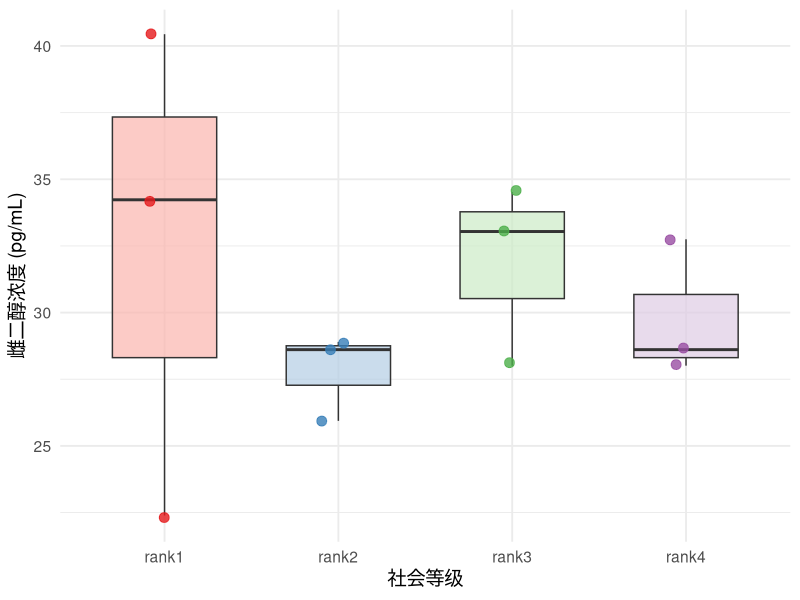

Reproduce this figure in R.
# 加载包
library(tidyverse)
library(rstatix)
library(ggpubr)

# ---------------------- 数据准备 ----------------------
data <- data.frame(
  Rank = factor(rep(c("rank1", "rank2", "rank3", "rank4"), each = 3)),
  Estradiol = c(
    34.23,22.39,40.44,   # rank1
    25.94,28.90,28.61,   # rank2
    34.52,33.04,28.01,   # rank3
    28.01,28.61,32.75    # rank4
  )
)

# ---------------------- 统计检验 ----------------------
# 正态性检验
norm_test <- data %>% 
  group_by(Rank) %>% 
  shapiro_test(Estradiol)

# 方差齐性检验
var_test <- levene_test(data, Estradiol ~ Rank)

# 自动选择检验方法
if (all(norm_test$p > 0.05) && var_test$p > 0.05) {
  res.aov <- aov(Estradiol ~ Rank, data = data)
  posthoc <- tukey_hsd(res.aov)
  method_text <- "ANOVA with Tukey HSD"
} else {
  res.kruskal <- kruskal_test(data, Estradiol ~ Rank)
  posthoc <- dunn_test(data, Estradiol ~ Rank)
  method_text <- "Kruskal-Wallis with Dunn test"
}

# ---------------------- 显著性标记处理 ----------------------
sig_results <- data.frame()  # 初始化空数据框

if (exists("posthoc") && nrow(posthoc) > 0) {
  sig_temp <- posthoc %>% 
    filter(p.adj < 0.05)
  
  if (nrow(sig_temp) > 0) {
    sig_results <- sig_temp %>% 
      add_xy_position(
        x = "Rank",
        data = data,
        formula = Estradiol ~ Rank,
        dodge = 0.8
      )
  }
}

# ---------------------- 绘图 ----------------------
p <- ggplot(data, aes(x = Rank, y = Estradiol)) +
  geom_boxplot(aes(fill = Rank), width = 0.6, alpha = 0.7, outlier.shape = NA) +
  geom_jitter(aes(color = Rank), width = 0.1, size = 3, alpha = 0.8) +
  scale_fill_brewer(palette = "Pastel1") +
  scale_color_brewer(palette = "Set1") +
  labs(
    x = "社会等级", 
    y = "雌二醇浓度 (pg/mL)",
  ) +
  theme_minimal(base_size = 14) +
  theme(legend.position = "none")

if (nrow(sig_results) > 0) {
  p <- p + 
    stat_pvalue_manual(
      sig_results,
      label = "p.adj.signif",
      tip.length = 0.01,
      bracket.nudge.y = 0.2,
      step.increase = 0.1
    ) +
    coord_cartesian(ylim = c(NA, max(data$Estradiol) * 1.3))
}

print(p)
# 在统计检验部分后添加
cat("\n=== 正态性检验结果 ===\n")
print(norm_test)
cat("\n=== 方差齐性检验结果 ===\n")
print(var_test)
cat("\n=== 事后检验结果 ===\n")
print(posthoc)
